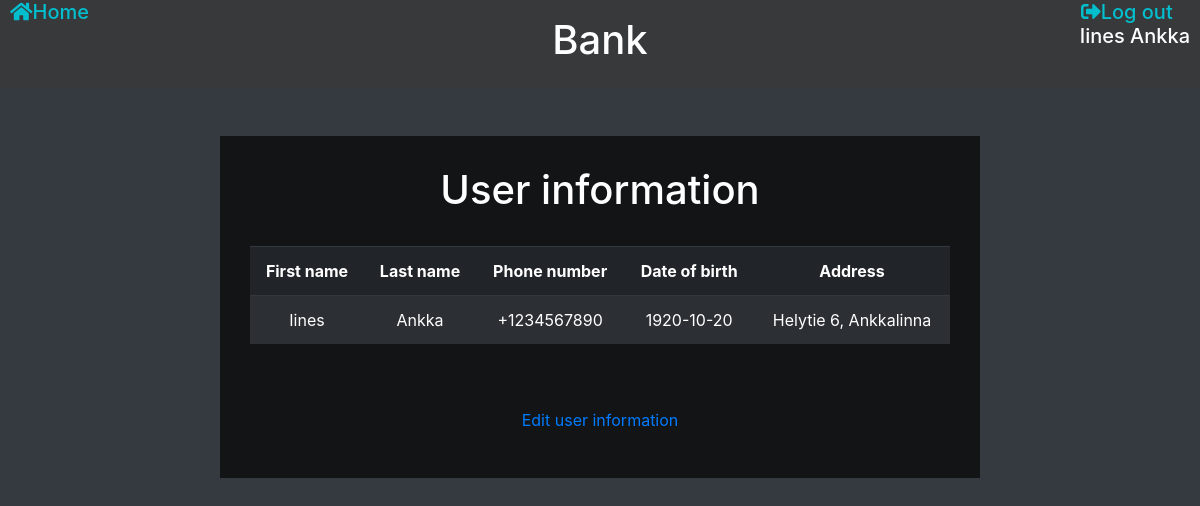
/ownDetails.php (signed in), run on the app's committed database.
### tables this page shows
CREATE TABLE IF NOT EXISTS `credentials` (
  `idcredentials` INT NOT NULL,
  `password` VARCHAR(255) NOT NULL,
  `idcustomer` INT NOT NULL,
  PRIMARY KEY (`idcredentials`, `idcustomer`),
  INDEX `fk_credentials_customer_idx` (`idcustomer` ASC) VISIBLE,
  CONSTRAINT `fk_credentials_customer`
    FOREIGN KEY (`idcustomer`)
    REFERENCES `customer` (`idcustomer`)
    ON DELETE NO ACTION
    ON UPDATE NO ACTION);

CREATE TABLE IF NOT EXISTS `customer` (
  `idcustomer` INT NOT NULL AUTO_INCREMENT,
  `fname` VARCHAR(45) NOT NULL,
  `lname` VARCHAR(45) NOT NULL,
  `phone_number` VARCHAR(20) NOT NULL,
  `birthdate` DATE NOT NULL,
  `address` VARCHAR(45) NOT NULL,
  PRIMARY KEY (`idcustomer`));

### www/ownDetails.php (the view, shortened to what this page needs)
<?php
	require_once "connection.php";
    try {
        $sql = "SELECT credentials.idcredentials, credentials.password, credentials.idcustomer, customer.fname, customer.lname, customer.phone_number, customer.birthdate, customer.address
        FROM credentials
        JOIN customer ON credentials.idcustomer = customer.idcustomer
        WHERE credentials.idcustomer = :idCustomer LIMIT 1";
        $statement = $connect->prepare($sql);
        $paramCustomerId = $_SESSION["userID"];
        $statement->bindparam(":idCustomer", $paramCustomerId);
        $statement->execute();
        $result = $statement->fetch();
    } catch (Exception $error) {
        echo "Error" . $error->getMessage();
    }
?>
<!DOCTYPE html>
<html lang="fi">
<head>
	<link rel="stylesheet" href="https://maxcdn.bootstrapcdn.com/bootstrap/4.1.3/css/bootstrap.min.css">
	<link rel="stylesheet" href="https://use.fontawesome.com/releases/v5.3.1/css/all.css">
	<link rel="stylesheet" href="stylesheet.css">
</head>
<body class="bg-dark text-white ">
	<?php include 'header.php';?>
	<main class="container text-center">
	<div class="row">
		<div class="col-md-2 mx-auto"></div>
		<div style="background-color:rgba(0, 0, 0, 0.65); padding: 30px;" class="col-md-8 mx-auto">
		  <h1>User information</h1><br>
		  <div class="form-group">
            <table id="table" class="table table-dark table-striped">
                <thead>
					<tr class="font-weight-bold">
						<td>First name</td>
						<td>Last name</td>
						<td>Phone number</td>
                        <td>Date of birth</td>
                        <td>Address</td>
					</tr>
				</thead>
				<tbody>
                <?php
					if ($result === null) {
						echo "An error has occured. Try again later.";
					} else {
                        echo '<tr><td>' . htmlspecialchars($result['fname']) . '</td>
                        <td>' . htmlspecialchars($result['lname']) . "</td>
                        <td>" . htmlspecialchars($result['phone_number']) . "</td>
                        <td>" . htmlspecialchars($result['birthdate']) . "</td>
                        <td>" . htmlspecialchars($result['address']) . "</td>
                        </tr>";
					}
				?>
				</tbody>
			</table><br><br>
            <a href="editOwnDetails.php">Edit user information</a>
		  </div>
		  </div>
		  <div class="col-md-2 mx-auto"></div>
		</div>
	</main>
</body>
</html>

### www/stylesheet.css (style rules this page uses)
body { background-image: url("https://images.nationalgeographic.org/image/upload/v1638892272/EducationHub/photos/hoh-river-valley.jpg"); background-attachment: fixed; }

### data on the page
credentials: idcustomer.fname "Iines", idcustomer.lname "Ankka", idcustomer.phone_number "+1234567890", idcustomer.birthdate "1920-10-20", idcustomer.address "Helytie 6, Ankkalinna"

### other printed values
$_SESSION["name"] "Iines Ankka"
